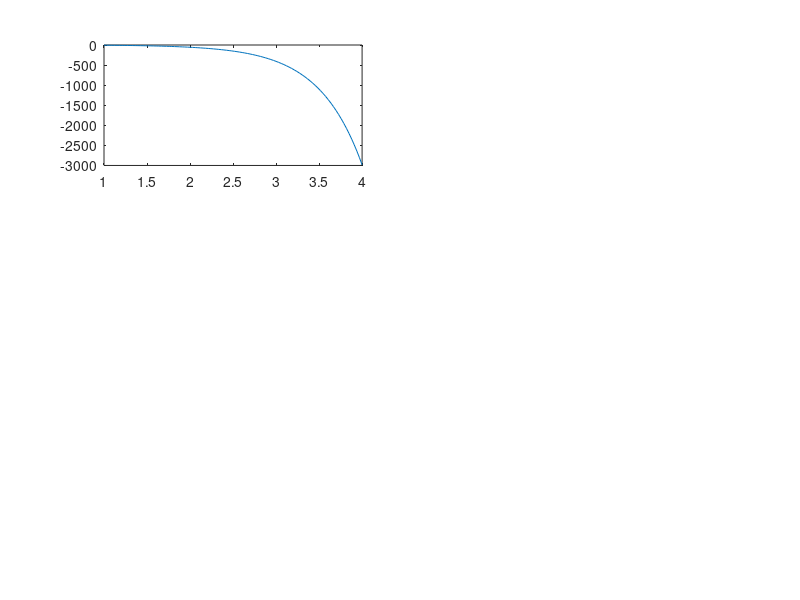

Reproduce this figure in MATLAB. (Note: this script raises an error after producing the figure.)
# Questão 5

Fa = @(x) 4 * cos(x) - e .^ (2 * x);
Fb = @(x) (x / 2) -  tan(x);
Fc = @(x) 1 - x .* log(x);
Fd = @(x) 2 .^ x - 3 * x;
Fe = @(x) x .^ 3 + x - 1000;

y = linspace(1, 4);

subplot(3, 2, 1);
plot(y, Fa(y));
[i, xa] = bissecao(Fa, 2, 3, 20, 1e-3);
hold on
plot(xa, Fa(xa), "o");
hold off
title("F = 4 * cos(x) - e .^ (2 * x)");
subplot(3, 2, 2);
plot(y, Fb(y));
[i, xb] = bissecao(Fb, 2, 3, 20, 1e-3);
hold on
plot(xb, Fb(xb), "o");
hold off
title("F = (x / 2) -  tan(x)");
subplot(3, 2, 3);
plot(y, Fc(y));
[i, xc] = bissecao(Fc, 2, 3, 20, 1e-3);
hold on
plot(xc, Fc(xc), "o");
hold off
title("F = 1 - x * log(x)");
subplot(3, 2, 4);
plot(y, Fd(y));
[i, xd] = bissecao(Fd, 2, 3, 20, 1e-3);
hold on
plot(xd, Fd(xd), "o");
hold off
title("F = 2 .^ x - 3 * x");
subplot(3, 2, 5);
plot(y, Fe(y));
[i, xe] = bissecao(Fe, 2, 3, 20, 1e-3);
hold on
plot(xe, Fe(xe), "o");
hold off
title("F = x .^ 3 + x - 1000");
